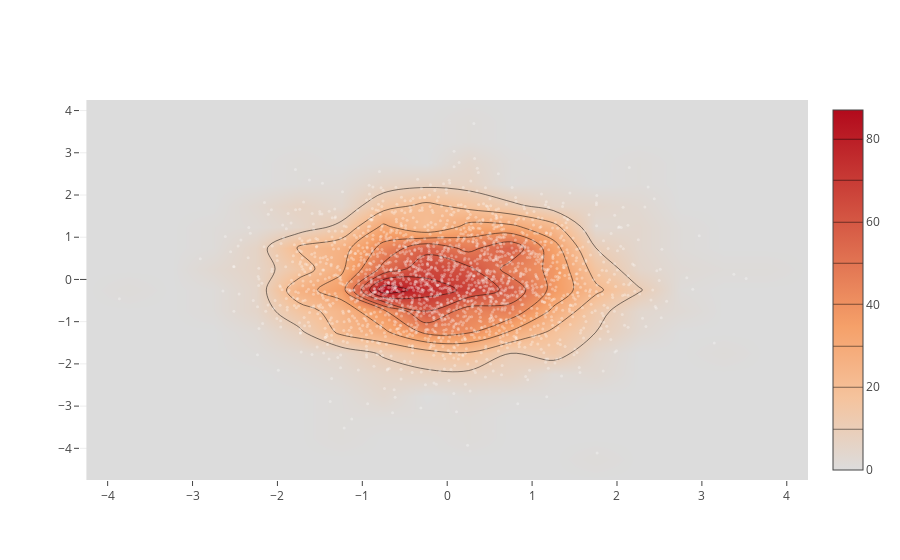

Notebook code for this chart:
### Code cell
x = np.random.randn(2000)
y = np.random.randn(2000)
iplot([Histogram2dContour(x=x, y=y, contours=Contours(coloring='heatmap')),
       Scatter(x=x, y=y, mode='markers', marker=Marker(color='white', size=3, opacity=0.3))], show_link=False)

### Figure 1 — Plotly figure (JSON) as saved in the notebook; plotly's stock layout.template omitted (floating-point values rounded to 4 significant figures; data arrays with more than 128 entries replaced by an {"elided": "..."} marker saying what was removed)
{"data": [{"contours": {"coloring": "heatmap"}, "type": "histogram2dcontour", "x": {"elided": "2000 float values"}, "y": {"elided": "2000 float values"}}, {"marker": {"color": "white", "opacity": 0.3, "size": 3}, "mode": "markers", "type": "scatter", "x": {"elided": "2000 float values"}, "y": {"elided": "2000 float values"}}], "layout": {}}
